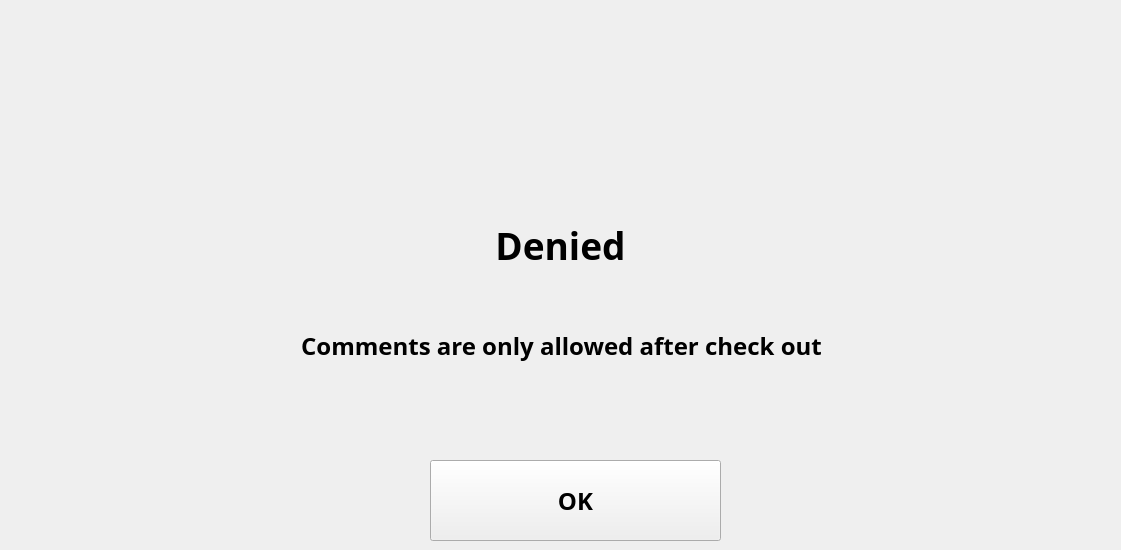
   <widget class="QWidget" name="page">
    <widget class="QLabel" name="label_36">
     <property name="geometry">
      <rect>
       <x>10</x>
       <y>190</y>
       <width>1101</width>
       <height>111</height>
      </rect>
     </property>
     <property name="font">
      <font>
       <family>Bahnschrift SemiBold</family>
       <pointsize>28</pointsize>
       <weight>75</weight>
       <bold>true</bold>
      </font>
     </property>
     <property name="text">
      <string>Denied</string>
     </property>
     <property name="alignment">
      <set>Qt::AlignCenter</set>
     </property>
    </widget>
    <widget class="QLabel" name="label_37">
     <property name="geometry">
      <rect>
       <x>11</x>
       <y>300</y>
       <width>1101</width>
       <height>91</height>
      </rect>
     </property>
     <property name="font">
      <font>
       <family>Bahnschrift SemiBold</family>
       <pointsize>18</pointsize>
       <weight>75</weight>
       <bold>true</bold>
      </font>
     </property>
     <property name="text">
      <string>Comments are only allowed after check out</string>
     </property>
     <property name="alignment">
      <set>Qt::AlignCenter</set>
     </property>
    </widget>
    <widget class="QPushButton" name="to_order_detail_page_2">
     <property name="geometry">
      <rect>
       <x>430</x>
       <y>460</y>
       <width>291</width>
       <height>81</height>
      </rect>
     </property>
     <property name="font">
      <font>
       <family>Bahnschrift SemiBold</family>
       <pointsize>18</pointsize>
       <weight>75</weight>
       <bold>true</bold>
      </font>
     </property>
     <property name="text">
      <string>OK</string>
     </property>
    </widget>
   </widget>
